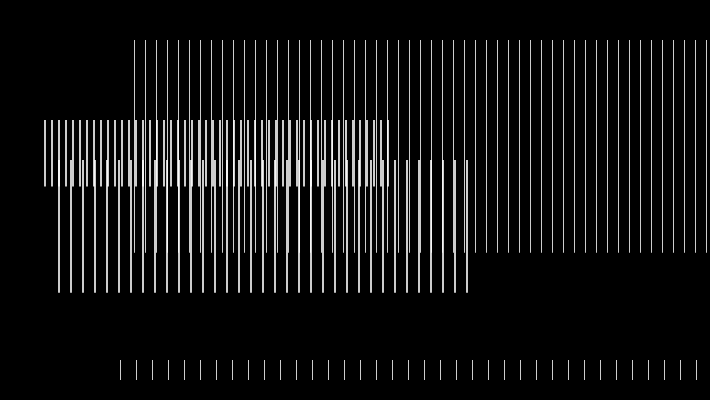
Frame 1 (no input)
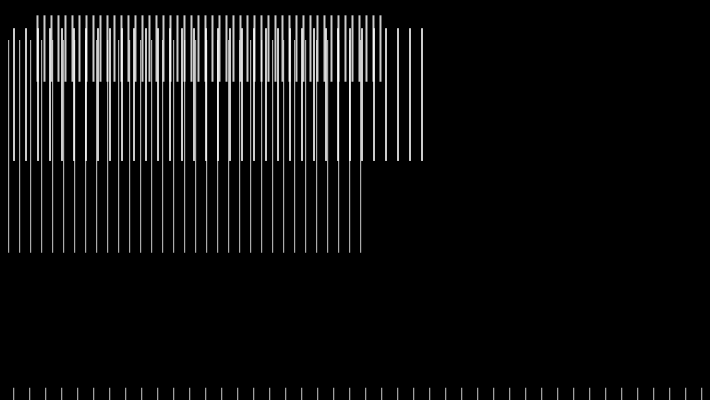
Frame 60 (no input)
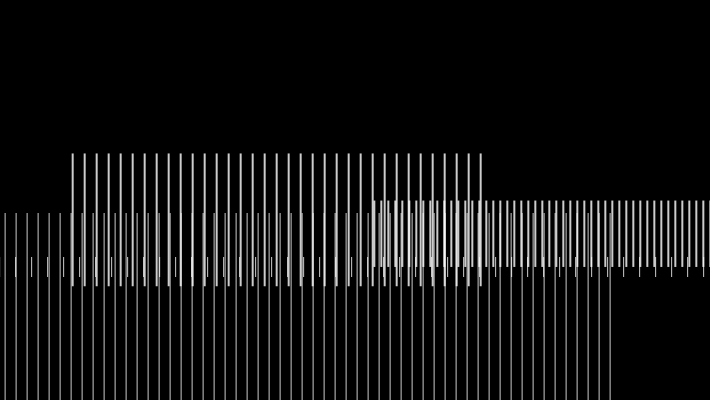
Frame 120 (the mouse pressed at the canvas centre since frame 60)

The p5.js sketch that drew these frames (run headless with seeded random() and noise() and a simulated clock; from frame 60 on, the mouse is pressed at the canvas centre):

// p5.js sketch
// ── sketch.js
var r1, r2, r3, r4;
 
function setup() {
  createCanvas(710, 400);
  fill(255, 204);
  noStroke();
  r1 = new MRect(1, 134.0, 0.532, 0.1*height, 10.0, 60.0);
  r2 = new MRect(2, 44.0, 0.166, 0.3*height, 5.0, 50.0);
  r3 = new MRect(2, 58.0, 0.332, 0.4*height, 10.0, 35.0);
  r4 = new MRect(1, 120.0, 0.0498, 0.9*height, 15.0, 60.0);
}
 
function draw() {
  background(0);
  
  r1.display();
  r2.display();
  r3.display();
  r4.display();
 
  r1.move(mouseX-(width/2), mouseY+(height*0.1), 30);
  r2.move((mouseX+(width*0.05))%width, mouseY+(height*0.025), 20);
  r3.move(mouseX/4, mouseY-(height*0.025), 40);
  r4.move(mouseX-(width/2), (height-mouseY), 50);
}
 
function MRect(iw, ixp, ih, iyp, id, it) {
  this.w = iw; // single bar width
  this.xpos = ixp; // rect xposition
  this.h = ih; // rect height
  this.ypos = iyp; // rect yposition
  this.d = id; // single bar distance
  this.t = it; // number of bars

  this.move = function(posX, posY, damping) {
    var dif = this.ypos - posY;
    if (abs(dif) > 1) {
      this.ypos -= dif/damping;
    }
    dif = this.xpos - posX;
    if (abs(dif) > 1) {
      this.xpos -= dif/damping;
    }
  };

  this.display = function() {
    for (var i=0; i<this.t; i++) {
      rect(this.xpos+(i*(this.d+this.w)), 
        this.ypos, this.w, height*this.h);
    }
  };
}
